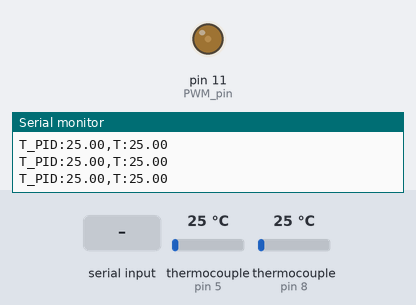
This sketch was run on a simulated Arduino Uno, built with avr-gcc and run on an emulated ATmega328P. Parts: output pins drawn as LEDs (lit = HIGH), the last lines printed to the serial monitor. The test bench sets the inputs (shaded band); at power-on: thermocouple (sensors on pin 5, pin 8) 25 °C.

Above: at 1.2 s.
1.3 s: thermocouple (sensor on pin 5) set to 75 °C
4.0 s: thermocouple (sensor on pin 5) set to 6 °C
At 5.7 s:
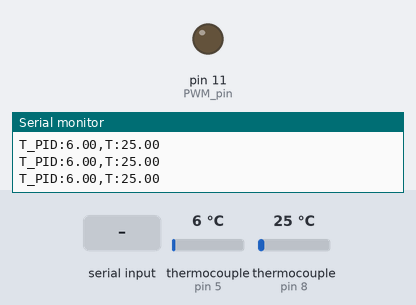
6.2 s: "S,45\n" received over Serial
At 9.1 s:
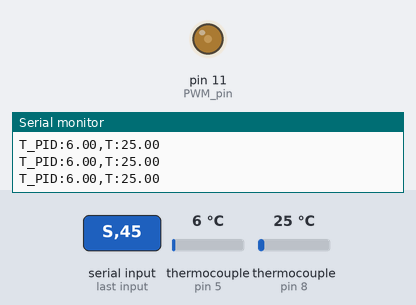
9.2 s: "S90\n" received over Serial
11.8 s: "S" received over Serial
At 15.7 s:
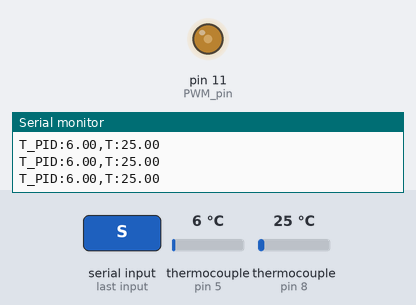
Timing chart, 0 to 15.8 s (numbered marks = the images above; inputs shaded):
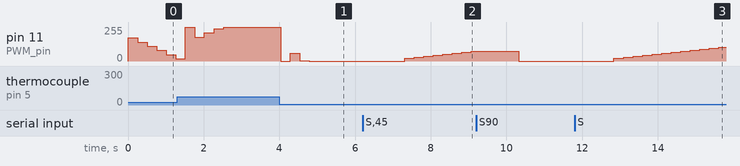

Measured:
- after the input at 4.0 s, pin 11 (PWM_pin): 255/255 → 0/255 at once, → 57/255 0.25 s later, → 2/255 0.25 s later, → 0/255 0.25 s later
- after the input at 6.2 s, pin 11 (PWM_pin): moves from 0/255 to 72/255 over 1.8 s, starting after 1.1 s
- after the input at 11.8 s, pin 11 (PWM_pin): moves from 0/255 to 102/255 over 2.8 s, starting after 1.0 s

The sketch:

oven_code.ino
```cpp
#include "max6675.h"
#include <PID_v1.h>

//code based on https://electronoobs.com/eng_arduino_tut24.php

int PWM_pin = 11; // PID output pin
double Setpoint;   // temperature setpoint.

double temperature = 0; // PID input
double PID_output = 0; // PID output
int button_pressed = 0;
int menu_activated=0;

//PID tunnnig parameters
//////////////////////////////////////////////////////////
double kp =2;  double ki = 5;  double kd = 1;
//////////////////////////////////////////////////////////

PID PID_controller(&temperature, &PID_output, &Setpoint, kp, ki, kd, DIRECT);
MAX6675 temp_sensor(6, 5, 4);
MAX6675 temp_sensor_check(9, 8, 7);


void setup()
{
    Serial.begin(9600);
    pinMode(PWM_pin, OUTPUT);

    // intialize variables
    temperature = temp_sensor.readCelsius();
    Setpoint = 50;

    // turn the PID on
    PID_controller.SetMode(AUTOMATIC);
    PID_controller.SetSampleTime(250);

}

void loop()
{
    // Read the current value of temperature
    temperature = temp_sensor.readCelsius();
    PID_controller.Compute();

    analogWrite(PWM_pin, 255-PID_output); // PID_output lives in [0, 255]

    Serial.print("T_PID:");
    Serial.print(temperature);
    Serial.print(",");
    Serial.print("T:");
    Serial.println(temp_sensor_check.readCelsius());

    delay(250); // wait because the thermocouple resolution
}

void serialEvent(){
    String command  = Serial.readString();

    if (command[0] == 'S'){
        Setpoint = command.substring(1).toInt();
    }
    if (command[0] == 'k'){
        if (command[1] == 'p')
            kp = command.substring(2).toInt();
        if (command[1] == 'i')
            ki = command.substring(2).toInt();
        if (command[1] == 'd')
            kd = command.substring(2).toInt();

        PID_controller.SetTunings(kd, ki, kd);
    }
}
```

thermocouple.cpp
```cpp
#include "thermocouple.h"

int MAX6675_SO;
int MAX6675_CS;
int MAX6675_SCK;

void set_thermocouple(int PIN_SO = 4, int PIN_CS = 5, int PIN_SCK = 6){
    // setting up thermocouple pins

    // Thermocouple pins
    MAX6675_SO = PIN_SO;
    MAX6675_CS = PIN_CS;
    MAX6675_SCK = PIN_SCK;

    pinMode(MAX6675_CS, OUTPUT);
    pinMode(MAX6675_SO, INPUT);
    pinMode(MAX6675_SCK, OUTPUT);
}

double measure_temp(){
     // code based on https://electronoobs.com/eng_arduino_tut24.php
    uint16_t v;

    digitalWrite(MAX6675_CS, LOW);
    delay(1);

    // Read in 16 bits,
    //  15    = 0 always
    //  14..2 = 0.25 degree counts MSB First
    //  2     = 1 if thermocouple is open circuit
    //  1..0  = uninteresting status

    v = shiftIn(MAX6675_SO, MAX6675_SCK, MSBFIRST);
    v <<= 8;
    v |= shiftIn(MAX6675_SO, MAX6675_SCK, MSBFIRST);

    digitalWrite(MAX6675_CS, HIGH);
    if (v & 0x4)
    {
    // Bit 2 indicates if the thermocouple is disconnected
    return NAN;
    }

    // The lower three bits (0,1,2) are discarded status bits
    v >>= 3;

    // The remaining bits are the number of 0.25 degree (C) counts
    return v*0.25;
}
```

thermocouple.h
```cpp
#ifndef _THERMOCOUPLE_
#define _THERMOCOUPLE_

#include <Arduino.h>

void set_thermocouple(int, int, int);
double measure_temp();

#endif
```
